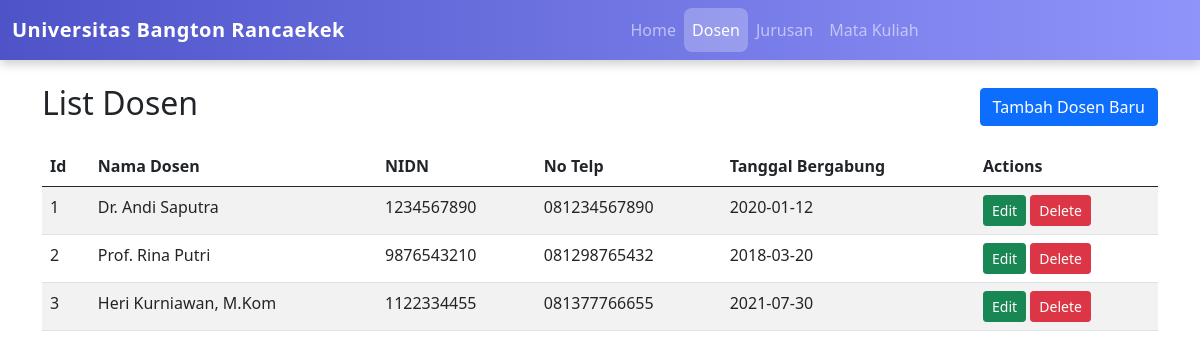
Page /index.php?controller=lecturer&action=index on the committed database.
### tables this page shows
CREATE TABLE `lecturers` (
  `id` int(11) NOT NULL,
  `name` varchar(100) NOT NULL,
  `nidn` varchar(20) NOT NULL,
  `phone` varchar(20) NOT NULL,
  `join_date` date NOT NULL,
  `department_id` int(11) DEFAULT NULL
);

### controllers/BaseController.php (called while the page is built, shortened)
<?php
abstract class BaseController {
    protected function render($view, $data = []) {
        extract($data);
        include __DIR__ . '/../views/templates/header.php';
        include __DIR__ . '/../views/' . $view . '.php';
        include __DIR__ . '/../views/templates/footer.php';
    }
}
?>

### controllers/LecturerController.php (called while the page is built, shortened)
<?php
require_once __DIR__ . '/BaseController.php';
require_once __DIR__ . '/../models/Lecturer.php';
class LecturerController extends BaseController {
    private $lecturerModel;
    public function __construct() {
        $this->lecturerModel = new Lecturer();
    }
    public function index() {
        $lecturers = $this->lecturerModel->getAll();
        $this->render('Lecturer/index', ['lecturers' => $lecturers]);
    }
}

### models/BaseModel.php (called while the page is built, shortened)
<?php
require_once __DIR__ . '/../config/Database.php';
abstract class BaseModel {
    public function __construct() {
        $database = new Database();
        $this->conn = $database->getConnection();
    }
}
?>

### config/database.php (called while the page is built, shortened)
<?php
class Database {
    private $host = "localhost";
    private $username = "root";
    private $password = "";
    private $db_name = "tp_mvc25";
    public function getConnection() {
        $this->conn = null;
        try {
            $this->conn = new mysqli($this->host, $this->username, $this->password, $this->db_name);
        }catch (Exception $e) {
            echo "Connection error: " . $e->getMessage();
        }
        return $this->conn;
    }
}
?>

### models/Lecturer.php (called while the page is built, shortened)
<?php
require_once __DIR__ . '/BaseModel.php';
class Lecturer extends BaseModel {
    protected $table = 'lecturers';
    public function getAll(){
        $sql = "SELECT * FROM {$this->table} ORDER BY id ASC";
        $result = $this->conn->query($sql);
        $lecturers = [];
        if ($result->num_rows > 0) {
            while ($row = $result->fetch_assoc()) {
                $lecturers[] = $row;
            }
        }
        return $lecturers;
    }
}

### views/Lecturer/index.php (the view)
<div class="d-flex justify-content-between align-items-center mb-3">
    <h2>List Dosen</h2>
    <a href="index.php?controller=lecturer&action=create" class="btn btn-primary">Tambah Dosen Baru</a>
</div>
<table class = "table table-striped">
    <thead>
        <tr>
            <th>Id</th>
            <th>Nama Dosen</th>
            <th>NIDN</th>
            <th>No Telp</th>
            <th>Tanggal Bergabung</th>
            <th>Actions</th>
        </tr>
    </thead>
    <tbody>
        <?php if (empty($lecturers)): ?>
            <tr>
                <td colspan="6" class="text-center">No lecturers found</td>
            </tr>
        <?php else: ?>
            <?php foreach ($lecturers as $lecturer): ?>
                <tr>
                    <td><?php echo htmlspecialchars($lecturer['id']); ?></td>
                    <td><?php echo htmlspecialchars($lecturer['name']); ?></td>
                    <td><?php echo htmlspecialchars($lecturer['nidn']); ?></td>
                    <td><?php echo htmlspecialchars($lecturer['phone']); ?></td>
                    <td><?php echo htmlspecialchars($lecturer['join_date']); ?></td>
                    <td>
                        <a href="index.php?controller=lecturer&action=edit&id=<?php echo $lecturer['id']; ?>" class="btn btn-sm btn-success">Edit</a>
                        <a href="index.php?controller=lecturer&action=delete&id=<?php echo $lecturer['id']; ?>" class="btn btn-sm btn-danger" onclick="return confirm('Are you sure you want to delete this lecturer?')">Delete</a>
                    </td>
                </tr>
            <?php endforeach; ?>
        <?php endif; ?>
    </tbody>
</table>

### rows in the picture
lecturers: id "1", name "Dr. Andi Saputra", nidn "1234567890", phone "081234567890", join_date "2020-01-12"
lecturers: id "2", name "Prof. Rina Putri", nidn "9876543210", phone "081298765432", join_date "2018-03-20"
lecturers: id "3", name "Heri Kurniawan, M.Kom", nidn "1122334455", phone "081377766655", join_date "2021-07-30"
